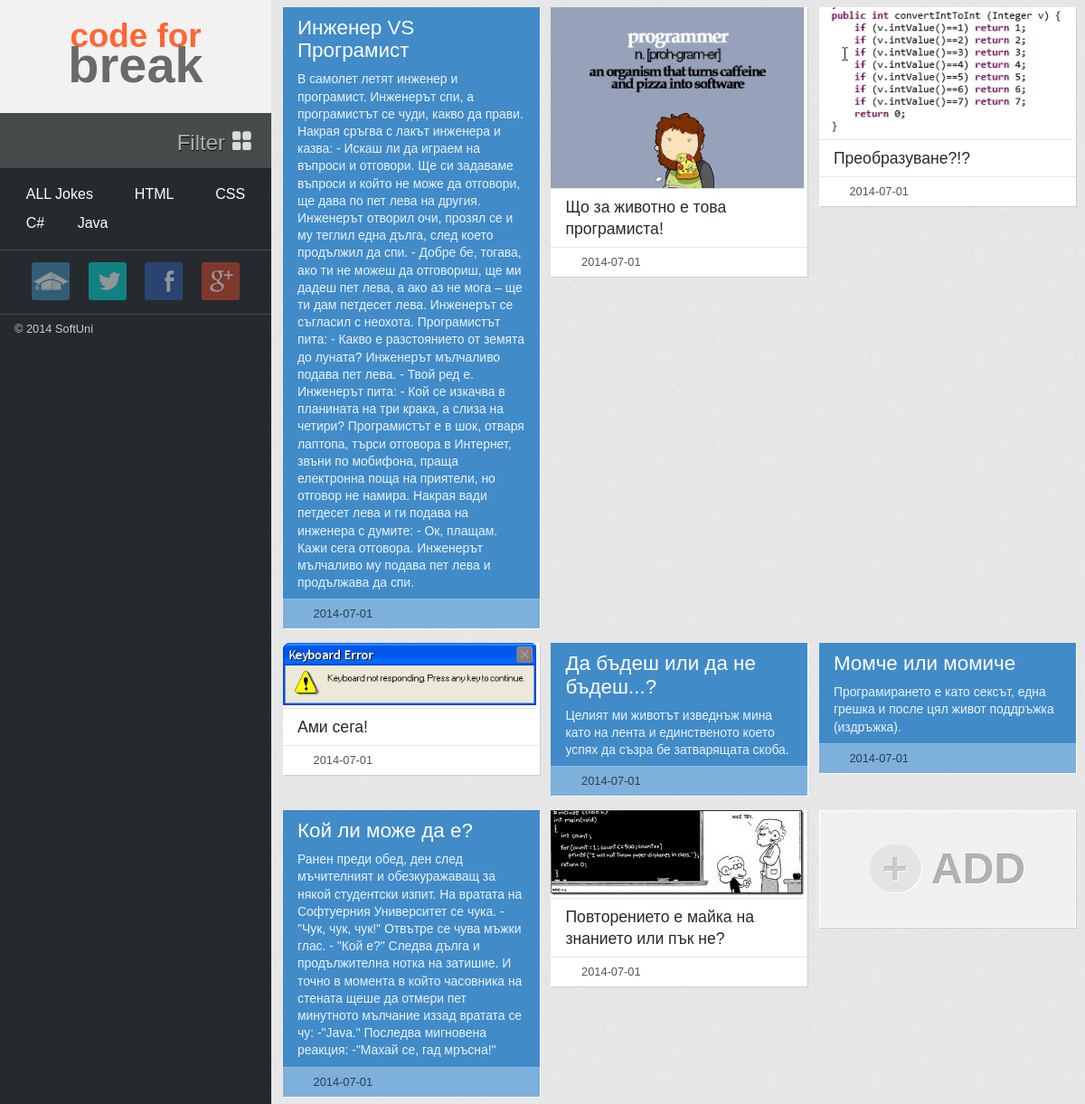
The page /JHProject/index.php on the database its author committed.
### tables this page shows
CREATE TABLE IF NOT EXISTS `jokes` (
  `joke_id` int(11) NOT NULL AUTO_INCREMENT,
  `joke_title` text NOT NULL,
  `joke_content` text NOT NULL,
  `joke_date` date NOT NULL,
  `joke_type` int(2) NOT NULL,
  PRIMARY KEY (`joke_id`)
);

### JHProject/database/GetInfomation.php (called while the page is built, shortened)
<?php
include_once 'Connection.php';
$sql="select * from jokes";
$db = new DatabaseConnect;
$query = $db->execute($sql);
if (isset($query)) {
    $i=1;
    while ($row = mysqli_fetch_assoc($query)) {
        $id[$i]=$row['joke_id'];
        $joke[$id[$i]]['title'] = $row['joke_title'];
        $joke[$id[$i]]['content'] = $row['joke_content'];
        $joke[$id[$i]]['date'] = $row['joke_date'];
        $joke[$id[$i]]['type'] = $row['joke_type'];
        $i++;
    }
}

### JHProject/database/Connection.php (called while the page is built, shortened)
<?php
class DatabaseConnect {
    public $_db;
    public function __construct() {
        $db = new mysqli('localhost','root', '', 'jokehunter');
        if ($db->connect_errno) {
            header('Location: errorPages' . DS . 'database.php');
            exit;
        } else {
            $this->_db = $db;
        }
    }
    public function execute($sql) {
        $this->_db->query('SET NAMES utf8');
        $query = $this->_db->query($sql);
        if (!$query) {
            echo $this->_db->error;
        } else {
            return $query;
        }
    }
}

### JHProject/index.php (the view, shortened to what this page needs)
<!DOCTYPE html>
<html>
<head>
    <link href="styles/reset.css" rel="stylesheet" />
    <link href="styles/css.css" rel="stylesheet" />
</head>
<body>
    <aside>
        <header>
            <h1 id="logo"><em>code for</em> <strong>break</strong></h1>
        </header>
        <nav id="tags">
            <a href="#" class="filter">filter<span class="filter-icon"></span></a>
            <ul class="drop-down">
                <li><a href="?show=all" id="allJokes" data-scroll>ALL Jokes</a></li>
                <li><a href="?show=html" class="active-element" data-scroll>HTML</a></li>
                <li><a href="?show=css" data-scroll>CSS</a></li>
                <li><a href="?show=csharp" data-scroll>C#</a></li>
                <li><a href="?show=java" data-scroll>Java</a></li>
            </ul>
        </nav>
        <div id="media-links">
            <ul>
                <li><a class="softuni-link" title="Softuni" href="http://softuni.bg" target="_blank"></a></li>
                <li><a class="twitter-link" title="Twitter" target="_blank" href="https://twitter.com/softunibg"></a></li>
                <li><a class="facebook-link" title="Facebook page" target="_blank" href="https://www.facebook.com/SoftwareUniversity"></a></li>
				<li><a class="googleplus-link" title="Google Plus" target="_blank" href="https://plus.google.com/+SoftuniBg"></a></li>
            </ul>
            <span>&copy; 2014 SoftUni</span>
    </aside>
    <?php
        include 'database/GetInfomation.php';
    ?>
    <main>
        <div id="jokes">
        <?php
            if(isset($joke) && isset($id)){
                for ($i = sizeof($id); $i >=1 ; $i--) {
                    if($joke[$id[$i]]['type']==1){
                        echo '
                        <section class="box">
                            <article class="box pic">
                                <figure>
                                    <a href="'.$joke[$id[$i]]['content'].'" target="_blank"><img src="'.$joke[$id[$i]]['content'].'" /></a>
                                </figure>
                                <figcaption>'.$joke[$id[$i]]['title'].'</figcaption>
                                <div class="date">
                                    <p>'.$joke[$id[$i]]['date'].'</p>
                                </div>
                            </article>
                        </section>';
                    }  elseif ($joke[$id[$i]]['type']==2) {
                        echo '
                            <section class="box">
                                <article class="box story">
                                    <h2>'.$joke[$id[$i]]['title'].'</h2>
                                    <div class="story-entry">'.$joke[$id[$i]]['content'].'</div>
                                    <div class="date">
                                        <p>'.$joke[$id[$i]]['date'].'</p>
                                    </div>
                                </article>
                            </section>';
                    }
                }
            }
        ?>
            <selection class="box">
                <article class="box add-content">
                    <h3 id="add"><span>+</span> ADD</h3>
                </article>
            </selection>
        </div>
    </main>
</body>
</html>

### rows shown on the page
jokes: joke_title "Инженер VS Програмист", joke_content "В самолет летят инженер и програмист. Инженерът спи, а програмистът се чуди, какво да прави. Накрая сръгва с лакът инженера и казва: - Искаш ли да играем на въпроси и отговори. Ще си задаваме въпроси и който не може да отговори, ще дава по пет лева на другия. Инженерът отворил очи, прозял се и му теглил една дълга, след което продължил да спи. - Добре бе, тогава, ако ти не можеш да отговориш, ще ми дадеш пет лева, а ако аз не мога – ще ти дам петдесет лева. Инженерът се съгласил с неохота. Програмистът пита: - Какво е разстоянието от земята до луната? Инженерът мълчаливо подава пет лева. - Твой ред е. Инженерът пита: - Кой се изкачва в планината на три крака, а слиза на четири? Програмистът…", joke_date "2014-07-01"
jokes: joke_content (picture), joke_title "Що за животно е това програмиста!", joke_date "2014-07-01"
jokes: joke_content (picture), joke_title "Преобразуване?!?", joke_date "2014-07-01"
jokes: joke_content (picture), joke_title "Ами сега!", joke_date "2014-07-01"
jokes: joke_title "Да бъдеш или да не бъдеш...?", joke_content "Целият ми животът изведнъж мина като на лента и единственото което успях да съзра бе затварящата скоба.", joke_date "2014-07-01"
jokes: joke_title "Момче или момиче", joke_content "Програмирането е като сексът, една грешка и после цял живот поддръжка (издръжка).", joke_date "2014-07-01"
jokes: joke_title "Кой ли може да е?", joke_content "Ранен преди обед, ден след мъчителният и обезкуражаващ за някой студентски изпит. На вратата на Софтуерния Университет се чука. - \"Чук, чук, чук!\" Отвътре се чува мъжки глас. - \"Кой е?\" Следва дълга и продължителна нотка на затишие. И точно в момента в който часовника на стената щеше да отмери пет минутното мълчание иззад вратата се чу: -\"Java.\" Последва мигновена реакция: -\"Махай се, гад мръсна!\"", joke_date "2014-07-01"
jokes: joke_content (picture), joke_title "Повторението е майка на знанието или пък не?", joke_date "2014-07-01"
